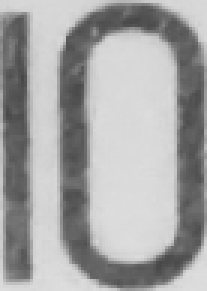
#> input picture templates/10-template.png, 69 x 97 px (shown 3 times larger); its folder holds 2 pictures in this run
$ python recognition_old.py templates/10-template.png   (Python 2 division)
#> lines starting #> are read from the running program, lines starting #| are printed output that depends on the picture; after the words box and inside, x2 and y2 are one past the last pixel; in counts of white or black regions, pixels touching at a corner belong together
### segment.py
import cv2 as cv
import numpy as np

def segment_cards(img, K = 3):
    # Define criteria = ( type, max_iter = 10 , epsilon = 1.0 )
    criteria = (cv.TERM_CRITERIA_EPS + cv.TERM_CRITERIA_MAX_ITER, 10, 1.0)

    # Set flags (Just to avoid line break in the code)
    flags = cv.KMEANS_PP_CENTERS

    # Apply KMeans
    w, h, c = img.shape
    img_flat = np.float32(img.reshape(w * h, c))
    _, labels, _ = cv.kmeans(img_flat, K, None, criteria, 10, flags)

    # Convert image to HSV
    img_hsv = cv.cvtColor(img, cv.COLOR_RGB2HSV).reshape((w * h, 3))
    scores = []
    for i in range(K):
        labels = labels.reshape(-1)
        mask = labels == i
        masked = img_hsv[mask]
        # Caculate "score" for each cluster as (1.0 - average saturation) + average luminance
        avg_sat = masked[:, 1].mean()
        avg_val = masked[:, 2].mean()
        scores.append((255.0 - avg_sat) + avg_val)

    # Convert the shape of the labels to match the image and select the cluster with max score
    labels_mask = labels.reshape(img.shape[:2])
    return img * (labels_mask == np.argmax(scores))[:, :, np.newaxis], labels_mask

# [12 lines that do not run on import are left out]

### reproject.py
import cv2 as cv
import numpy as np
import matplotlib.pyplot as plt

from segment import segment_cards


# https://github.com/PyImageSearch/imutils/blob/9f740a53bcc2ed7eba2558afed8b4c17fd8a1d4c/imutils/perspective.py#L9
def order_points(pts):
    # sort the points based on their x-coordinates
    xSorted = pts[np.argsort(pts[:, 0]), :]

    # grab the left-most and right-most points from the sorted
    # x-roodinate points
    leftMost = xSorted[:2, :]
    rightMost = xSorted[2:, :]

    # now, sort the left-most coordinates according to their
    # y-coordinates so we can grab the top-left and bottom-left
    # points, respectively
    leftMost = leftMost[np.argsort(leftMost[:, 1]), :]
    (tl, bl) = leftMost

    # now that we have the top-left coordinate, use it as an
    # anchor to calculate the Euclidean distance between the
    # top-left and right-most points; by the Pythagorean
    # theorem, the point with the largest distance will be
    # our bottom-right point

    D = np.linalg.norm(tl - rightMost, axis=1)
    (br, tr) = rightMost[np.argsort(D)[::-1], :]

    # return the coordinates in top-left, top-right,
    # bottom-right, and bottom-left order
    return np.array([tl, tr, br, bl], dtype="float32")


def get_width_height(pts):
    (tl, tr, br, bl) = pts

    # Finding the maximum width
    maxWidth = int(max(np.linalg.norm(br - bl), np.linalg.norm(tr - tl)))

    # Finding the maximum height.
    maxHeight = int(max(np.linalg.norm(tr - br), np.linalg.norm(tl - bl)))
    return maxWidth, maxHeight


def create_dest_points(width, height):
    # Final destination co-ordinates
    return np.array([[0, 0], [width, 0], [width, height], [0, height]], dtype=int)


def reproject_playing_card(img):
    segmented, _ = segment_cards(img)
    gray = cv.cvtColor(segmented, cv.COLOR_RGB2GRAY)

    kernel = np.ones((3, 3), np.uint8)
    closed = cv.morphologyEx(gray, cv.MORPH_CLOSE, kernel)
    opened = cv.morphologyEx(closed, cv.MORPH_OPEN, kernel)

    # Find countours in the image
    contours, _ = cv.findContours(opened, cv.RETR_EXTERNAL, cv.CHAIN_APPROX_SIMPLE)

    cards = []
    # Loop through the contours and try to turn them into boxes
    for c in contours:
        # Approximate contours to remove extra points
        epsilon = 0.02 * cv.arcLength(c, True)
        contour = cv.approxPolyDP(c, epsilon, True)
        # Probably a playing card if it has 4 corners
        if len(contour) == 4:
            cards.append(contour)
    if not cards:
        raise ValueError("Given image doesn't have any rectangular contours!")

    # Remove abnormally small contours as outliers
    areas = np.array([cv.contourArea(contour) for contour in cards])
    valid_areas = areas > areas.max() * 0.1
    cards = [contour for contour, valid in zip(cards, valid_areas) if valid]

    # Reproject the cards
    norm_cards = []
    for card in cards:
        card = order_points(card.reshape((4, 2)))
        width, height = get_width_height(card)
        # If card is landscape flip the width and height and rotate the dest points
        if width > height:
            width, height = height, width
            destination_corners = create_dest_points(width, height)
            destination_corners = np.roll(destination_corners, 1, axis=0)
        else:
            destination_corners = create_dest_points(width, height)

        # Getting the homography
        M = cv.getPerspectiveTransform(
            np.float32(card), np.float32(destination_corners)
        )
        # Perspective transform using homography
        norm_card = cv.warpPerspective(img, M, (width, height), flags=cv.INTER_CUBIC)
        norm_cards.append((card, norm_card))
    return norm_cards


# [29 lines that do not run on import are left out]

    # [6 lines of commented-out code are left out]

### recognition_old.py
from pathlib import Path
import sys
import glob
import cv2 as cv
import numpy as np
import matplotlib.pyplot as plt

from reproject import reproject_playing_card

def load_templates(template_dir: Path):
    paths = glob.glob(str(template_dir / '*-template.*'))
    templates = {}
    for path in paths:
        path = Path(path)
        template = cv.imread(str(path), cv.IMREAD_GRAYSCALE)
#> template is the input picture: shape (97, 69); min 71, max 221, mean 164
        target = path.stem.split("-", maxsplit=1)[0]
        templates[target] = template
    return templates

def get_ccoeff(source, template):
    res = cv.matchTemplate(source, template, cv.TM_CCOEFF)
    min_val, max_val, min_loc, max_loc = cv.minMaxLoc(res)
    return max_val

templates = load_templates(Path("templates"))
#> templates = 2 items

img = cv.imread(sys.argv[1])
card = reproject_playing_card(img)
#> in segment_cards, `_, labels, _ = cv.kmeans(img_flat, K, None, criteria, 10, flags)`: labels = 6693 values, max 2 at index 104, min 0 at index 174, mean 0.761
#> the loop in segment_cards, `for i in range(K):` made 3 passes
#> avg_val on passes 1 to 3: 96.91, 211.5, 150
#> after the loop in segment_cards, `for i in range(K):`: scores = [351.9, 466.5, 405]
#> in segment_cards, `labels_mask = labels.reshape(img.shape[:2])`:
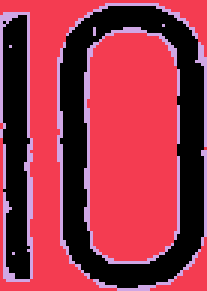
#> labels_mask: shape (97, 69) int32 (shown 3 times larger); 3 distinct labels, from 0 to 2; one colour per label, 0 black
#> in reproject_playing_card, `segmented, _ = segment_cards(img)`:
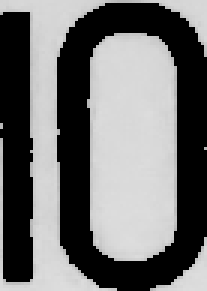
#> segmented: shape (97, 69, 3) (shown 3 times larger); min 0, max 221, mean 112.5
#> in reproject_playing_card, `contours, _ = cv.findContours(opened, cv.RETR_EXTERNAL, cv.CHAIN_APPRO..`: contours = 4 contours; box (x1, y1, x2, y2) and area: (29, 11, 59, 87) 1986, (0, 0, 35, 97) 1027, (53, 0, 69, 15) 88, (52, 82, 69, 97) 86
#> the loop in reproject_playing_card, `for c in contours:` made 4 passes
#> (epsilon, contour) on passes 1, 3: (1.09, [[68, 82], [60, 92], [52, 96], [68, 96]]), (1.07, [[53, 0], [59, 3], [68, 14], [68, 0]])
#> epsilon on passes 2, 4: 3.84, 5.95
#> after the loop in reproject_playing_card, `for c in contours:`: cards = 2 contours; box (x1, y1, x2, y2) and area: (52, 82, 69, 97) 88, (53, 0, 69, 15) 86
#> in reproject_playing_card, `areas = np.array([cv.contourArea(contour) for contour in cards])`: areas = [88, 85.5]
#> in reproject_playing_card, `valid_areas = areas > areas.max() * 0.1`: valid_areas = [True, True]
#> the loop in reproject_playing_card, `for card in cards:` made 2 passes
#> (card, xSorted in order_points, D in order_points, maxWidth in get_width_height, maxHeight in get_width_height, width, height, destination_corners) on pass 1: ([[60, 92], [68, 96], [68, 82], [52, 96]], [[52, 96], [60, 92], [68, 82], [68, 96]], [12.81, 8.94], 21, 14, 14, 21, [[0, 21], [0, 0], [14, 0], [14, 21]])
#> (card, D in order_points, maxWidth in get_width_height, maxHeight in get_width_height, width, height, destination_corners, M) on pass 2: ([[53, 0], [68, 0], [68, 14], [59, 3]], [20.52, 15], 15, 14, 14, 15, [[0, 15], [0, 0], [14, 0], [14, 15]], [[0, 0.176, 0], [-0.0627, 0, 4.26], [-0.0177, 0.027, 1]])
#> after the loop in reproject_playing_card, `for card in cards:`: norm_cards = 2 items
#> card = 2 items

#> (the run stopped early here; a loop or call above may not have finished)
